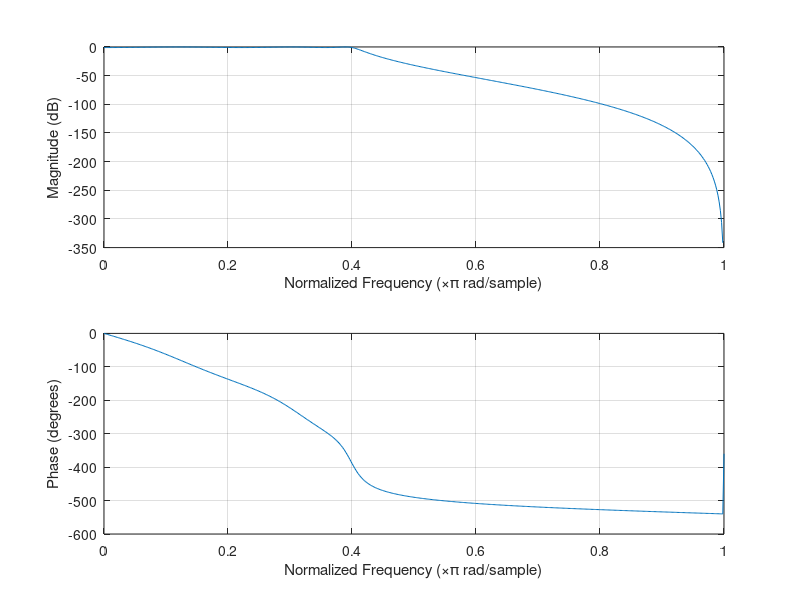
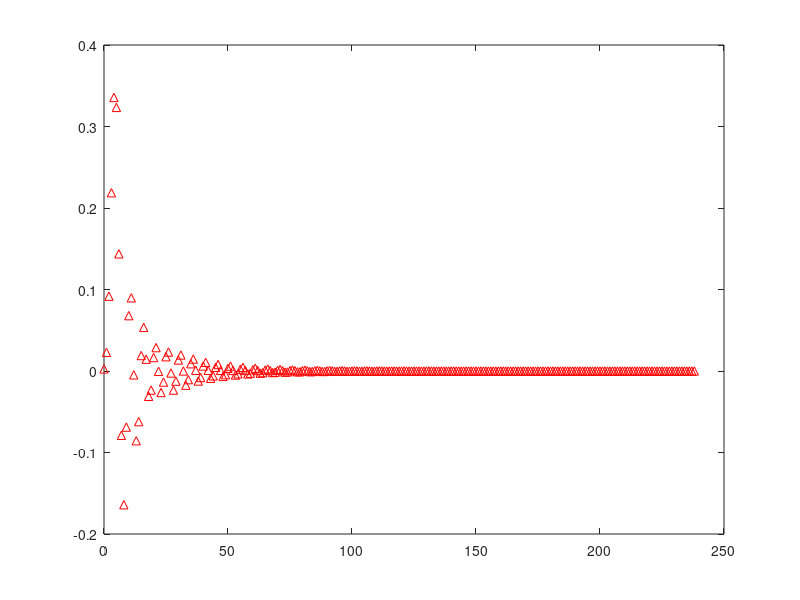
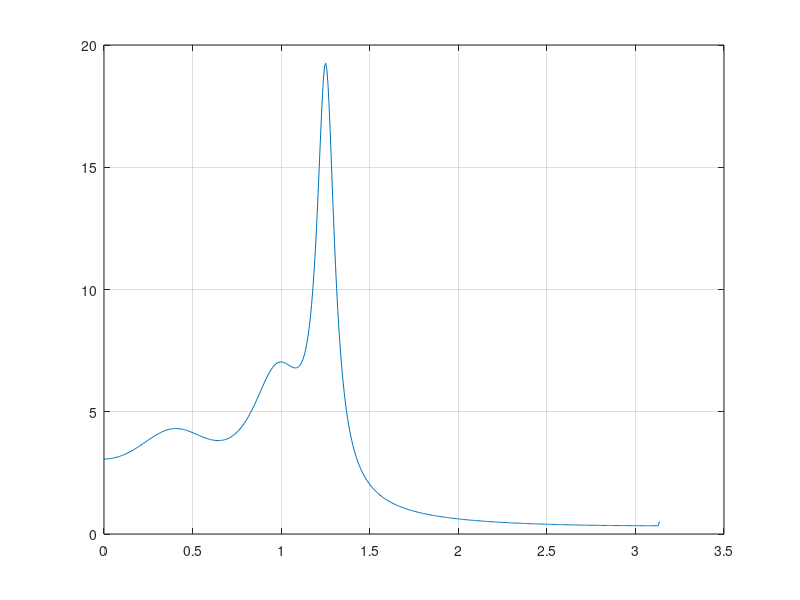
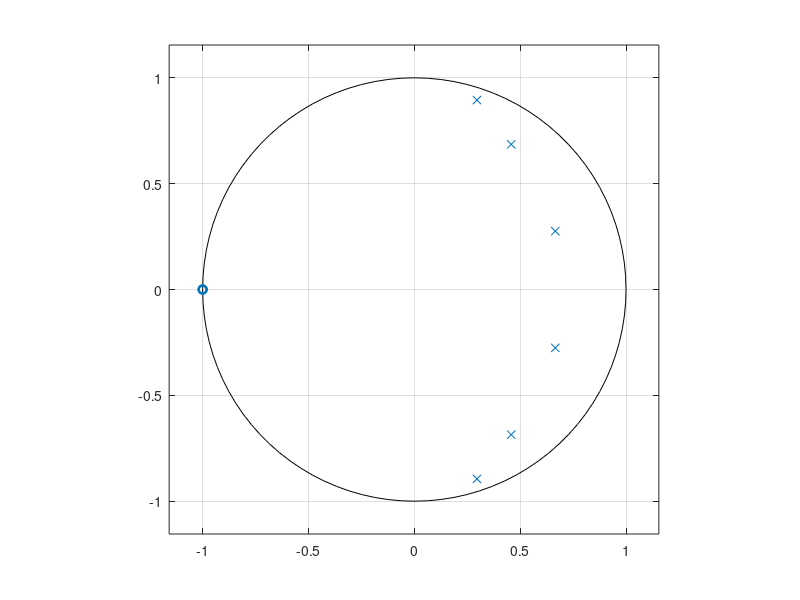

These figures' MATLAB source, in order:
clc; clear;
Wp = 0.4;
Ws = 0.55;
Rp = 1;
As = 40;

[N, Wn] = cheb1ord(Wp, Ws, Rp, As);
[b, a] = cheby1(N, Rp, Wn);

fprintf('Filter Order = %d\n', N);
fprintf('Cutoff Frequency = %.2f pi rad/sample\n', Wn);

if all(abs(roots(a)) < 1)
    disp('System is STABLE');
else
    disp('System is UNSTABLE');
end

figure; freqz(b, a);
figure; impz(b, a);
figure; grpdelay(b, a);
figure; zplane(b, a);
